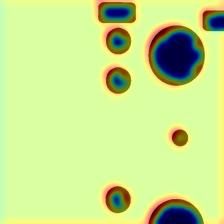

Python code for this plot:
import os
import cv2
import numpy as np
import tensorflow as tf
from tensorflow.keras.preprocessing import image
import app

def test_saliency_blur(img_path):
    app.get_model()
    model = app.model
    # Load image
    img = image.load_img(img_path, target_size=(224, 224))
    x = image.img_to_array(img)
    x_in = np.expand_dims(x / 255.0, axis=0)
    x_tf = tf.convert_to_tensor(x_in)
    
    with tf.GradientTape() as tape:
        tape.watch(x_tf)
        preds = model(x_tf, training=False)
        if isinstance(preds, (list, tuple)):
            preds = preds[0]
        # Use predicted class score
        score = preds[:, 0] if tf.rank(preds) == 2 else preds
    
    grads = tape.gradient(score, x_tf)
    sal = tf.math.reduce_max(tf.math.abs(grads), axis=-1)[0].numpy()
    
    # Blur heavily
    sal_blurred = cv2.GaussianBlur(sal, (21, 21), 0)
    sal_blurred = sal_blurred - np.min(sal_blurred)
    sal_blurred = sal_blurred / (np.max(sal_blurred) + 1e-8)
    
    # Colorize mapping
    if app._HAS_MPL:
        from matplotlib import cm
        color = cm.get_cmap('jet')(sal_blurred)[..., :3]
    else:
        color = np.stack([sal_blurred, np.zeros_like(sal_blurred), 1 - sal_blurred], axis=-1)
        
    alpha = 0.5
    base = (x_in[0]).copy()
    overlay = (1 - alpha) * base + alpha * color
    overlay = np.clip(overlay, 0, 1) * 255.0
    overlay = overlay.astype('uint8')
    
    from PIL import Image
    Image.fromarray(overlay).save('test_sal_blur.jpg')
    print("Saved test_sal_blur.jpg")

test_saliency_blur(r"D:\Linux_projects\pcb\Online-PCB-defect-analysis-\static\goodk.jpeg")
